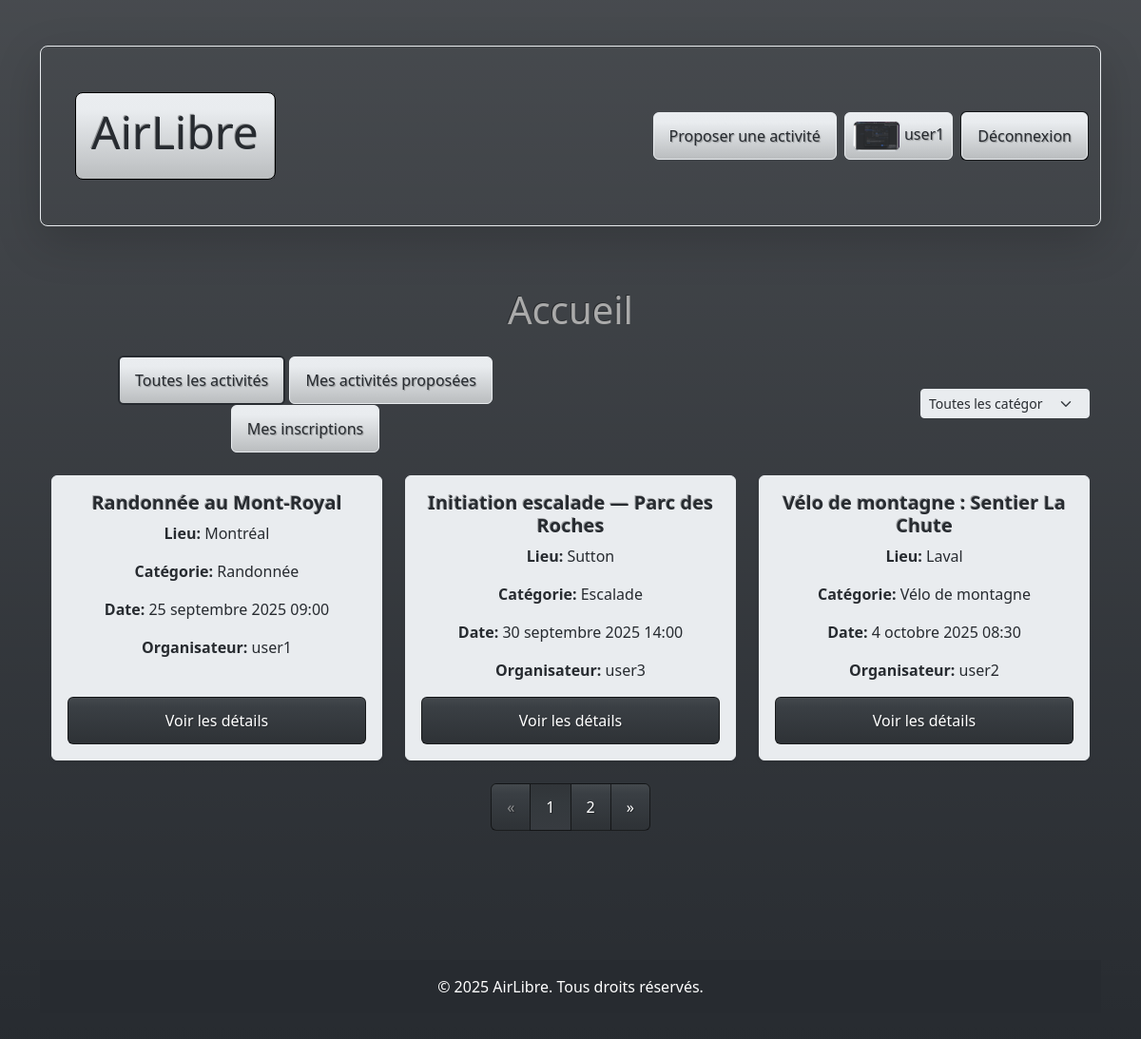
Screenshot of / (signed in) with the database file from the repository.
### activities/models.py (models this page shows, shortened)
class User(AbstractUser):
    avatar = models.ImageField(upload_to='avatar/', blank=True)
    bio = models.TextField(max_length=500, blank=True)
    class Meta:
        verbose_name = "Utilisateur"
        verbose_name_plural = "Utilisateurs"
        ordering = ["username"]

class Activity(models.Model):
    objects = models.Manager()
    title = models.CharField(
        verbose_name="Titre",
        null=False,
        blank=False,
        validators=[MinLengthValidator(5), MaxLengthValidator(200)],
    )
    description = models.TextField(
        verbose_name="Description",
        null=False,
        blank=False,
        validators=[MinLengthValidator(10)],
    )
    location_city = models.CharField(
        verbose_name="Ville",
        null=False,
        blank=False,
        validators=[MinLengthValidator(2), MaxLengthValidator(100)],
    )
    start_time = models.DateTimeField(
        verbose_name="Date et heure de début",
        null=False,
        blank=False,
    )
    end_time = models.DateTimeField(
        verbose_name="Date et heure de fin",
        null=False,
        blank=False,
    )
    proposer = models.ForeignKey(
        User, on_delete=models.CASCADE, related_name="proposed_activities"
    )
    attendees = models.ManyToManyField(
        User, related_name="attended_activities", verbose_name="Participants"
    )
    category = models.ForeignKey(
        Category,
        on_delete=models.SET_NULL,
        null=True,
        blank=True,
        related_name="activities",
        verbose_name="Catégorie",
    )
    class Meta:
        verbose_name = "Activité"
        verbose_name_plural = "Activités"
        ordering = ["start_time"]

class Category(models.Model):
    objects = models.Manager()
    name = models.CharField(
        verbose_name="Nom de la catégorie",
        unique=True,
        null=False,
        blank=False,
        validators=[MaxLengthValidator(100)],
    )
    class Meta:
        verbose_name = "Catégorie"
        verbose_name_plural = "Catégories"
        ordering = ["name"]

### activities/views.py (the view)
# urls.py: path("", views.index, name="index"),
def index(request):
    filtre = request.GET.get("filtre", "toutes")
    categorie_id = request.GET.get("category")
    activites_list = Activity.objects.all()
    if filtre == "mes_proposees" and request.user.is_authenticated:
        activites_list = activites_list.filter(proposer=request.user)
    elif filtre == "mes_inscriptions" and request.user.is_authenticated:
        activites_list = activites_list.filter(attendees=request.user)
    if categorie_id:
        activites_list = activites_list.filter(category=categorie_id)
    pagination = Paginator(activites_list, 3)
    nb_page = request.GET.get("page")
    activites = pagination.get_page(nb_page)
    categories = Category.objects.all()
    category_selected = None
    if categorie_id:
        category_selected = Category.objects.filter(id=categorie_id).first()
    if request.user.is_authenticated:
        user = request.user
    else:
        user = None
    return render(
        request,
        "activities/index.html",
        {
            "activites": activites,
            "user": user,
            "filtre": filtre,
            "categories": categories,
            "category_selected": category_selected,
        },
    )

### activities/templates/activities/index.html (shortened to what this page needs)
{% extends "activities/base.html" %}
{% block content %}
<h1 class="mt-4 mb-4">Accueil</h1>
<div class="row align-items-center mb-4">
    <div class="col">
        <a href="?filtre=toutes{% if category_selected %}&category={{ category_selected.id }}{% endif %}"
            class="btn btn-light text-dark border border-light {% if filtre == 'toutes' %}border-dark border-2{% endif %}">Toutes
            les activités</a>
        {% if user.is_authenticated %}
        <a href="?filtre=mes_proposees{% if category_selected %}&category={{ category_selected.id }}{% endif %}"
            class="btn btn-light text-dark border border-light {% if filtre == 'mes_proposees' %}border-dark border-2{% endif %}">Mes
            activités
            proposées</a>
        <a href="?filtre=mes_inscriptions{% if category_selected %}&category={{ category_selected.id }}{% endif %}"
            class="btn btn-light text-dark border border-light {% if filtre == 'mes_inscriptions' %}border-dark border-2{% endif %}">Mes
            inscriptions</a>
        {% endif %}
    </div>
    <div class="col d-flex justify-content-end">
        <form method="get" class="d-flex">
            <select class="form-select form-select-sm bg-light text-dark border border-light" name="category"
                onchange="this.form.submit()">
                <option value="">Toutes les catégories</option>
            </select>
        </form>
    </div>
</div>
<div class="row">
    {% for activite in activites %}
    <div class="col-md-4 mb-4">
        <div class="card h-100 shadow-sm bg-light text-dark border border-light">
            <div class="card-body d-flex flex-column">
                <h5 class="card-title"><strong>{{ activite.title }}</strong></h5>
                <p class="card-text"><strong>Lieu:</strong> {{ activite.location_city }}</p>
                <p class="card-text"><strong>Catégorie:</strong> {{ activite.category.name }}</p>
                <p class="card-text"><strong>Date:</strong> {{ activite.start_time }}</p>
                <p class="card-text"><strong>Organisateur:</strong> {{ activite.proposer.username }}</p>
                <a href="{% url 'details_activity' activite.id %}" class="btn btn-primary mt-auto">Voir les détails</a>
            </div>
        </div>
    </div>
    {% empty %}
    <p>Aucune activité disponible pour le moment.</p>
    {% endfor %}
</div>
{% if activites.has_other_pages %}
<nav aria-label="Pagination">
    <ul class="pagination justify-content-center">
        <li class="page-item {% if not activites.has_previous %}disabled{% endif %}">
            {% if activites.has_previous %}
            <a class="page-link" href="?page={{ activites.previous_page_number }}" aria-label="Précédent">
                <span aria-hidden="true">«</span>
            </a>
            {% else %}
            <span class="page-link" aria-label="Précédent">
                <span aria-hidden="true">«</span>
            </span>
            {% endif %}
        </li>
        {% for num in activites.paginator.page_range %}
        <li class="page-item {% if activites.number == num %}active{% endif %}">
            <a class="page-link" href="?page={{ num }}">{{ num }}</a>
        </li>
        {% endfor %}
        <li class="page-item {% if not activites.has_next %}disabled{% endif %}">
            {% if activites.has_next %}
            <a class="page-link" href="?page={{ activites.next_page_number }}" aria-label="Suivant">
                <span aria-hidden="true">»</span>
            </a>
            {% else %}
            <span class="page-link" aria-label="Suivant">
                <span aria-hidden="true">»</span>
            </span>
            {% endif %}
        </li>
    </ul>
</nav>
{% endif %}
{% endblock %}

### activities/templates/activities/base.html (shortened to what this page needs)
{% load static %}
<!DOCTYPE html>
<html lang="fr">
<head>
  <link rel="stylesheet" href="{% static 'activities/css/styles.css' %}" />
</head>
<body class="bg-gradient">
  <header>
    <nav class="navbar navbar-expand-lg navbar-dark border-bottom border-light rounded-3 shadow-lg pt-5 mb-4">
      <div class="container-fluid d-flex align-items-center">
        <div class="border border-black btn-light rounded-3 ms-4">
          <a class="navbar-brand d-flex align-items-center text-dark" href="/">
            <h1>AirLibre</h1>
          </a>
        </div>
        <div class="collapse navbar-collapse justify-content-end" id="navbarTogglerD">
          {% if user.is_authenticated %}
          <div>
            <a href="{% url 'new_activity' %}" class="btn btn-light text-dark me-2 border border-light" role="button">Proposer une
              activité</a>
          </div>
          <div>
            <a href="{% url 'profile' %}?username={{ user.username }}" class="btn btn-light text-dark p-2 me-2 border border-light"
              role="button">
              {% if user.avatar %}
              <img src="{{ user.avatar.url }}" alt="Avatar de {{ user.username }}" width="50" height="50"
                class="img-thumbnail p-0">
              {% else %}
              <img src="/media/images/user.png" alt="Avatar par défaut" width="50" height="50"
                class="img-thumbnail m-0 p-0">
              {% endif %}
              {{ user.username }}
            </a>
          </div>
          <div>
          <form method="post" action="{% url 'logout' %}">
            <button type="submit" class="p-0"><a class="btn btn-light text-dark border border-light">Déconnexion</a></button>
          </form>
          </div>
          {% endif %}
        </div>
      </div>
    </nav>
  </header>
  <main class="container text-center justify-content-center">
    {% block content %}
    {% endblock %}
  </main>
  <footer>
    <div class="bg-dark text-center text-white p-3 mt-4">
      &copy; 2025 AirLibre. Tous droits réservés.
    </div>
  </footer>
</body>
</html>

### rows the page displays
User: avatar (picture), username "user1"
Activity: title "Randonnée au Mont-Royal", location_city "Montréal", category.name "Randonnée", start_time "25 septembre 2025 09:00", proposer.username "user1"
Activity: title "Initiation escalade — Parc des Roches", location_city "Sutton", category.name "Escalade", start_time "30 septembre 2025 14:00", proposer.username "user3"
Activity: title "Vélo de montagne : Sentier La Chute", location_city "Laval", category.name "Vélo de montagne", start_time "4 octobre 2025 08:30", proposer.username "user2"

### other values shown
{{ num }} "1" "2"
